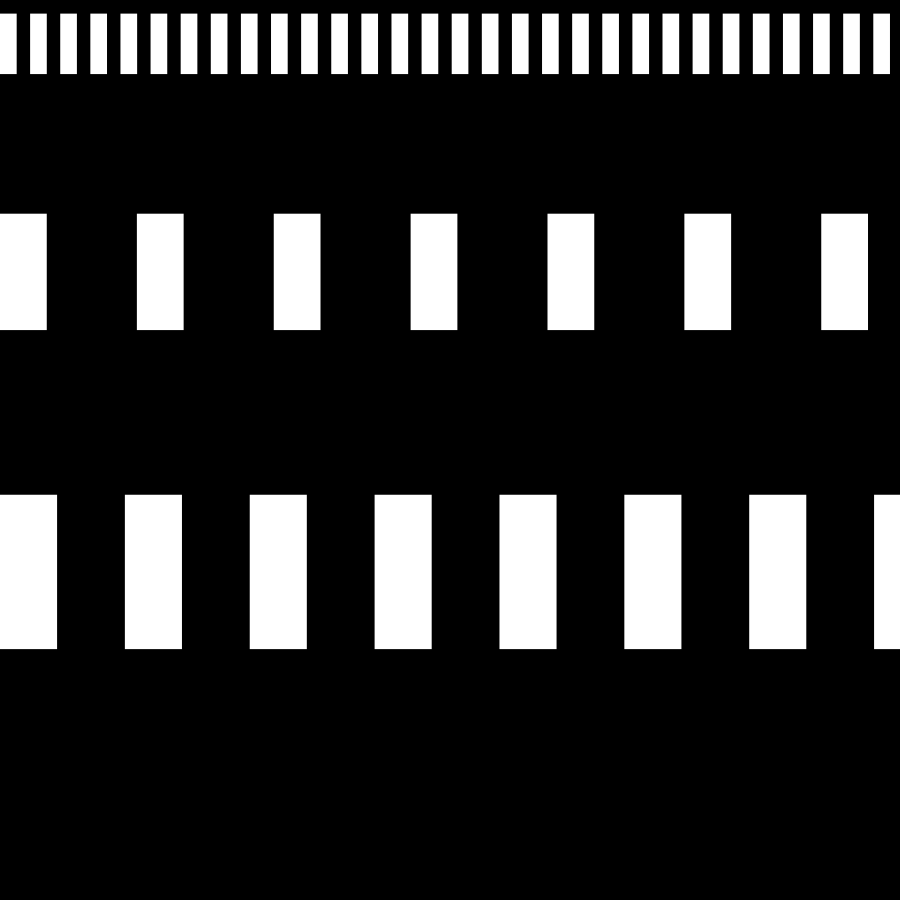
Frame 1 (no input)
Frame 60 (the mouse pressed at the canvas centre just before this capture): identical to frame 1, image omitted
Frame 120 (the mouse held since frame 60 and released just before this capture): identical to frame 1, image omitted

The Processing sketch that drew this single still picture (run headless with seeded random() and noise(); from frame 60 on, the mouse is pressed at the canvas centre):

// Processing sketch: sketch_200830c
// ── sketch_200830c.pde
void setup() {
  size(900, 900);
  background(0);
  fill(255);
  noStroke();
  for (int i = 0; i < 3; i++) {
    makeRects();
  }
}

void draw() {
}

void makeRects() {
  float l = random(width * 0.2);
  float w = random(height * 0.2);
  float buf = random(0.5, 2);
  if (l >= w) {
    float x = 0;
    float y = random(height);
    while (x < width) {
      rect(x, y, w, l);
      x += w + w * buf;
    }
  } else {
    float y = 0;
    float x = random(width);
    while (y < height) {
      rect(x, y, w, l);
      y += l + l * buf;
    }
  }
}
